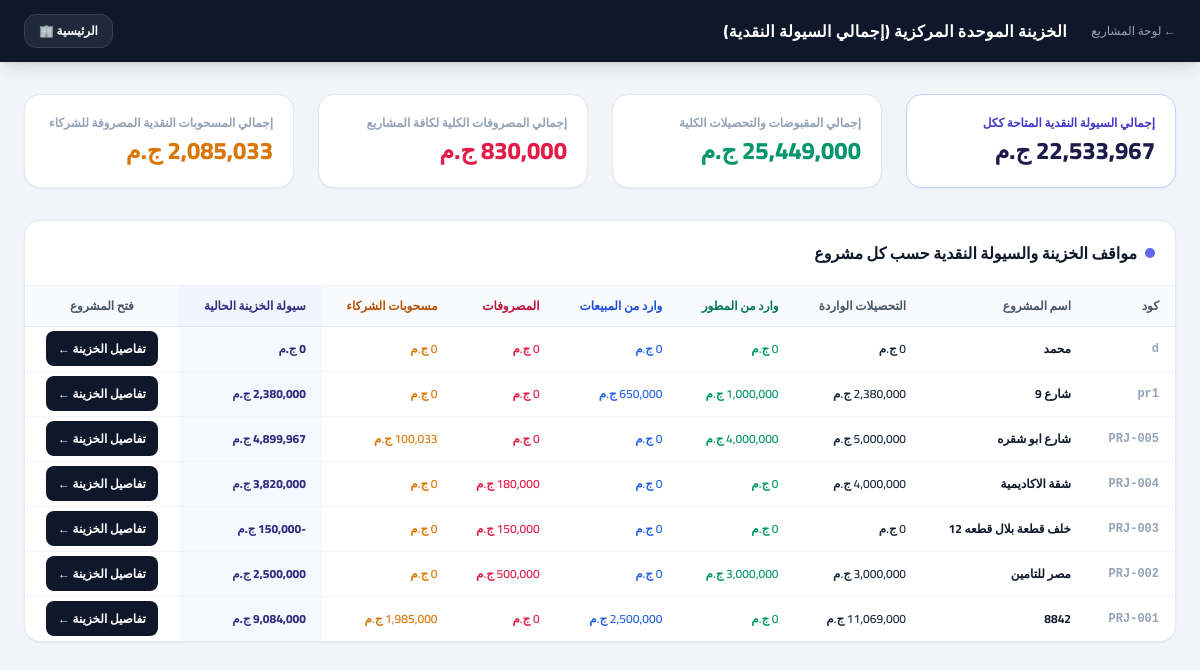
/treasury (signed in), run on the app's committed database.
### models.py (models this page shows)
class Project(Base):
    __tablename__ = "projects"
    id = Column(Integer, primary_key=True, index=True)
    code = Column(String, unique=True, index=True)
    name = Column(String, index=True)
    project_type = Column(String, default="عقاري")
    status = Column(String, default="قيد التنفيذ")
    total_capital = Column(Float, default=0.0)
    contributions = relationship("Contribution", back_populates="project", cascade="all, delete-orphan")
    collections = relationship("Collection", back_populates="project", cascade="all, delete-orphan")
    expenses = relationship("Expense", back_populates="project", cascade="all, delete-orphan")
    sales = relationship("Sale", back_populates="project", cascade="all, delete-orphan")
    units = relationship("ProjectUnit", back_populates="project", cascade="all, delete-orphan")

### main.py (the view)
@app.get("/treasury", response_class=HTMLResponse)
def treasury_dashboard(request: Request, db: Session = Depends(get_db)):
    if not is_auth(request): return RedirectResponse(url="/login")
    if get_role(request) == "investor": return RedirectResponse(url="/portal")
    projects = db.query(models.Project).order_by(models.Project.id.desc()).all()
    treasury_rows = []
    total_system_liquidity = 0.0
    total_system_collected = 0.0
    total_system_expenses = 0.0
    total_system_withdrawn = 0.0
    for p in projects:
        fin = calc_project_financials(p, db)
        total_system_liquidity += fin["remaining_liquidity"]
        total_system_collected += fin["actual_col"]
        total_system_expenses += fin["total_exp"]
        total_system_withdrawn += fin["cash_withdrawn_investors"]
        treasury_rows.append({"project": p, "fin": fin})
    return templates.TemplateResponse(
        request=request,
        name="treasury.html",
        context={
            "treasury_rows": treasury_rows,
            "total_system_liquidity": total_system_liquidity,
            "total_system_collected": total_system_collected,
            "total_system_expenses": total_system_expenses,
            "total_system_withdrawn": total_system_withdrawn,
            "username": request.session.get("user")
        }
    )

### templates/treasury.html (shortened to what this page needs)
<!DOCTYPE html>
<html lang="ar" dir="rtl">
<head>
    <script src="https://cdn.tailwindcss.com"></script>
</head>
<body class="bg-slate-100 text-slate-800 min-h-screen">
    <header class="bg-slate-900 text-white shadow-lg sticky top-0 z-40">
        <div class="max-w-7xl mx-auto px-6 py-3.5 flex justify-between items-center">
            <div class="flex items-center gap-6">
                <a href="/" class="text-xs text-slate-400 hover:text-white transition-colors">← لوحة المشاريع</a>
                <h1 class="text-base font-extrabold tracking-wide">الخزينة الموحدة المركزية (إجمالي السيولة النقدية)</h1>
            </div>
            <a href="/" class="bg-slate-800 hover:bg-slate-700 text-white font-bold text-xs px-3.5 py-2 rounded-xl transition border border-slate-700">
                الرئيسية 🏢
            </a>
        </div>
    </header>
    <main class="max-w-7xl mx-auto px-6 py-8">
        <div class="grid grid-cols-1 md:grid-cols-4 gap-6 mb-8">
            <div class="bg-white p-5 rounded-2xl border border-indigo-200 bg-indigo-50/30 shadow-sm">
                <span class="text-xs font-bold text-indigo-700 block mb-1">إجمالي السيولة النقدية المتاحة ككل</span>
                <span class="text-2xl font-extrabold text-indigo-950">{{ "{:,.0f}".format(total_system_liquidity) }} ج.م</span>
            </div>
            <div class="bg-white p-5 rounded-2xl border border-slate-200 shadow-sm">
                <span class="text-xs font-bold text-slate-400 block mb-1">إجمالي المقبوضات والتحصيلات الكلية</span>
                <span class="text-2xl font-extrabold text-emerald-600">{{ "{:,.0f}".format(total_system_collected) }} ج.م</span>
            </div>
            <div class="bg-white p-5 rounded-2xl border border-slate-200 shadow-sm">
                <span class="text-xs font-bold text-slate-400 block mb-1">إجمالي المصروفات الكلية لكافة المشاريع</span>
                <span class="text-2xl font-extrabold text-rose-600">{{ "{:,.0f}".format(total_system_expenses) }} ج.م</span>
            </div>
            <div class="bg-white p-5 rounded-2xl border border-slate-200 shadow-sm">
                <span class="text-xs font-bold text-slate-400 block mb-1">إجمالي المسحوبات النقدية المصروفة للشركاء</span>
                <span class="text-2xl font-extrabold text-amber-600">{{ "{:,.0f}".format(total_system_withdrawn) }} ج.م</span>
            </div>
        </div>
        <div class="bg-white rounded-2xl border border-slate-200 shadow-sm overflow-hidden">
            <div class="p-5 border-b border-slate-100 flex justify-between items-center">
                <div class="flex items-center gap-2">
                    <span class="w-2.5 h-2.5 rounded-full bg-indigo-500"></span>
                    <h2 class="text-base font-bold text-slate-900">مواقف الخزينة والسيولة النقدية حسب كل مشروع</h2>
                </div>
            </div>
            <div class="overflow-x-auto">
                <table class="w-full text-right text-xs">
                    <thead class="bg-slate-50 text-slate-600 border-b border-slate-200 font-bold">
                        <tr>
                            <th class="py-3 px-4">كود</th>
                            <th class="py-3 px-4">اسم المشروع</th>
                            <th class="py-3 px-4">التحصيلات الواردة</th>
                            <th class="py-3 px-4 text-emerald-700">وارد من المطور</th>
                            <th class="py-3 px-4 text-blue-700">وارد من المبيعات</th>
                            <th class="py-3 px-4 text-rose-700">المصروفات</th>
                            <th class="py-3 px-4 text-amber-700">مسحوبات الشركاء</th>
                            <th class="py-3 px-4 text-indigo-900 font-extrabold bg-indigo-50/50">سيولة الخزينة الحالية</th>
                            <th class="py-3 px-4 text-center">فتح المشروع</th>
                        </tr>
                    </thead>
                    <tbody class="divide-y divide-slate-100">
                        {% for row in treasury_rows %}
                        <tr class="hover:bg-slate-50 transition-colors">
                            <td class="py-3.5 px-4 font-mono text-slate-400 font-semibold">{{ row.project.code }}</td>
                            <td class="py-3.5 px-4 font-bold text-slate-900">{{ row.project.name }}</td>
                            <td class="py-3.5 px-4 font-semibold text-slate-800">{{ "{:,.0f}".format(row.fin.actual_col) }} ج.م</td>
                            <td class="py-3.5 px-4 text-emerald-600 font-semibold">{{ "{:,.0f}".format(row.fin.col_from_developer) }} ج.م</td>
                            <td class="py-3.5 px-4 text-blue-600 font-semibold">{{ "{:,.0f}".format(row.fin.col_from_sales) }} ج.م</td>
                            <td class="py-3.5 px-4 text-rose-600 font-semibold">{{ "{:,.0f}".format(row.fin.total_exp) }} ج.م</td>
                            <td class="py-3.5 px-4 text-amber-600 font-semibold">{{ "{:,.0f}".format(row.fin.cash_withdrawn_investors) }} ج.م</td>
                            <td class="py-3.5 px-4 font-extrabold text-indigo-900 bg-indigo-50/50">{{ "{:,.0f}".format(row.fin.remaining_liquidity) }} ج.م</td>
                            <td class="py-3.5 px-4 text-center">
                                <a href="/projects/{{ row.project.id }}" class="bg-slate-900 hover:bg-slate-800 text-white font-bold px-3 py-1.5 rounded-lg text-xs transition">
                                    تفاصيل الخزينة ←
                                </a>
                            </td>
                        </tr>
                        {% endfor %}
                    </tbody>
                </table>
            </div>
        </div>
    </main>
</body>
</html>

### templates/treasury.html (style rules this page uses)
body { font-family: 'Cairo', sans-serif; }

### data on the page
Project: project.code "d", project.name "محمد"
Project: project.code "pr1", project.name "شارع 9"
Project: project.code "PRJ-005", project.name "شارع ابو شقره"
Project: project.code "PRJ-004", project.name "شقة الاكاديمية"
Project: project.code "PRJ-003", project.name "خلف قطعة بلال قطعه 12"
Project: project.code "PRJ-002", project.name "مصر للتامين"
Project: project.code "PRJ-001", project.name "8842"

### other printed values
{{ "{:,.0f}".format(total_system_liquidity) }} "22,533,967"
{{ "{:,.0f}".format(total_system_collected) }} "25,449,000"
{{ "{:,.0f}".format(total_system_expenses) }} "830,000"
{{ "{:,.0f}".format(total_system_withdrawn) }} "2,085,033"
{{ "{:,.0f}".format(row.fin.actual_col) }} "0" "2,380,000" "5,000,000" "4,000,000" "0" "3,000,000" "11,069,000"
{{ "{:,.0f}".format(row.fin.col_from_developer) }} "0" "1,000,000" "4,000,000" "0" "0" "3,000,000" "0"
{{ "{:,.0f}".format(row.fin.col_from_sales) }} "0" "650,000" "0" "0" "0" "0" "2,500,000"
{{ "{:,.0f}".format(row.fin.total_exp) }} "0" "0" "0" "180,000" "150,000" "500,000" "0"
{{ "{:,.0f}".format(row.fin.cash_withdrawn_investors) }} "0" "0" "100,033" "0" "0" "0" "1,985,000"
{{ "{:,.0f}".format(row.fin.remaining_liquidity) }} "0" "2,380,000" "4,899,967" "3,820,000" "-150,000" "2,500,000" "9,084,000"
